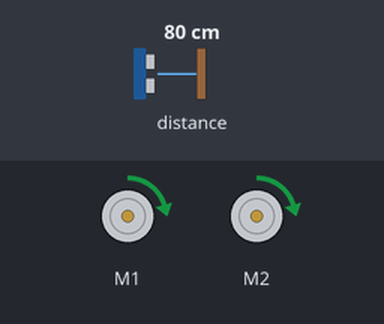
The program below on a simulated BBC micro:bit (MakeCode). Shown: 2 × DC motor (green arrow = forward, orange = backward, longer = faster). The test bench sets the inputs (shaded band); at power-on: distance to the obstacle 80 cm.

Above: at 1.2 s.
1.3 s: distance to the obstacle set to 12 cm
2.8 s: distance to the obstacle set to 9 cm
At 3.2 s:
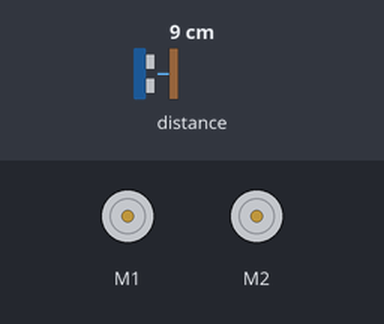
4.3 s: distance to the obstacle set to 18 cm
At 4.6 s:
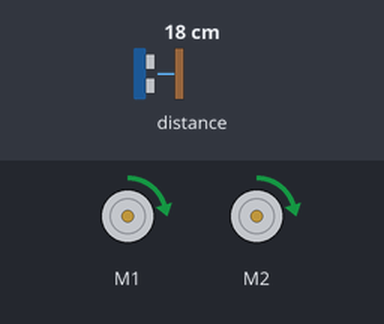
5.8 s: distance to the obstacle set to 2 cm
At 6.9 s:
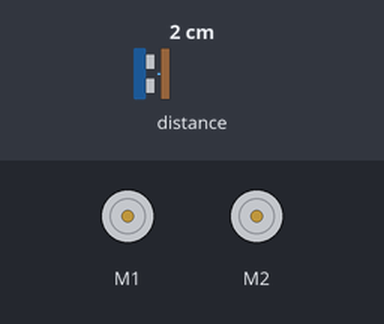
Timing chart, 0 to 8.3 s (numbered marks = the images above; inputs shaded):
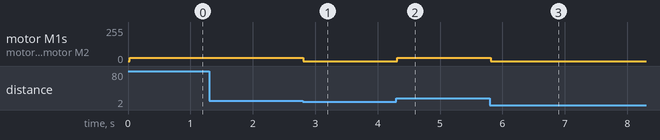

Measured:
- after the input at 1.3 s, every drawn part: stays the same
- after the input at 2.8 s, motor M1, motor M2: forward 25/255 → stopped at once
- after the input at 4.3 s, motor M1, motor M2: stopped → forward 25/255 at once
- after the input at 5.8 s, motor M1, motor M2: forward 25/255 → stopped at once

The program:

main.ts
```typescript
let DISTANCIA = 0
basic.forever(function () {
    DISTANCIA = maqueen.Ultrasonic(PingUnit.Centimeters)
    if (DISTANCIA > 0 && DISTANCIA <= 10) {
        maqueen.motorStop(maqueen.Motors.All)
    } else {
        maqueen.motorRun(maqueen.Motors.M1, maqueen.Dir.CW, 25)
        maqueen.motorRun(maqueen.Motors.M2, maqueen.Dir.CW, 25)
    }
})
```

test.ts
```typescript
// aquí va el archivo "tests"; esto no se compilará cuando este paquete se utilice como una extensión.
```
